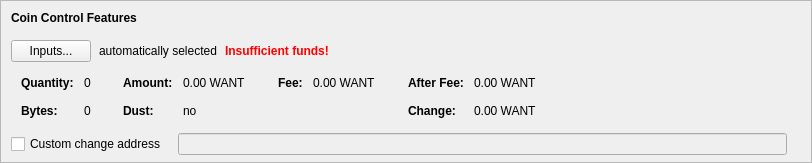
    <widget class="QFrame" name="frameCoinControl">
     <property name="sizePolicy">
      <sizepolicy hsizetype="Expanding" vsizetype="Expanding">
       <horstretch>0</horstretch>
       <verstretch>0</verstretch>
      </sizepolicy>
     </property>
     <property name="maximumSize">
      <size>
       <width>16777215</width>
       <height>16777215</height>
      </size>
     </property>
     <property name="frameShape">
      <enum>QFrame::StyledPanel</enum>
     </property>
     <property name="frameShadow">
      <enum>QFrame::Sunken</enum>
     </property>
     <layout class="QVBoxLayout" name="verticalLayoutCoinControl2">
      <property name="spacing">
       <number>0</number>
      </property>
      <property name="leftMargin">
       <number>0</number>
      </property>
      <property name="topMargin">
       <number>0</number>
      </property>
      <property name="rightMargin">
       <number>0</number>
      </property>
      <property name="bottomMargin">
       <number>6</number>
      </property>
      <item>
       <layout class="QVBoxLayout" name="verticalLayoutCoinControl" stretch="0,0,0,0,1">
        <property name="spacing">
         <number>0</number>
        </property>
        <property name="leftMargin">
         <number>10</number>
        </property>
        <property name="topMargin">
         <number>10</number>
        </property>
        <item>
         <layout class="QHBoxLayout" name="horizontalLayoutCoinControl1">
          <property name="bottomMargin">
           <number>15</number>
          </property>
          <item>
           <widget class="QLabel" name="labelCoinControlFeatures">
            <property name="sizePolicy">
             <sizepolicy hsizetype="Preferred" vsizetype="Maximum">
              <horstretch>0</horstretch>
              <verstretch>0</verstretch>
             </sizepolicy>
            </property>
            <property name="font">
             <font>
              <weight>75</weight>
              <bold>true</bold>
             </font>
            </property>
            <property name="styleSheet">
             <string notr="true">font-weight:bold;</string>
            </property>
            <property name="text">
             <string>Coin Control Features</string>
            </property>
           </widget>
          </item>
         </layout>
        </item>
        <item>
         <layout class="QHBoxLayout" name="horizontalLayoutCoinControl2" stretch="0,0,0,0">
          <property name="spacing">
           <number>8</number>
          </property>
          <property name="bottomMargin">
           <number>10</number>
          </property>
          <item>
           <widget class="QPushButton" name="pushButtonCoinControl">
            <property name="styleSheet">
             <string notr="true"/>
            </property>
            <property name="text">
             <string>Inputs...</string>
            </property>
            <property name="autoDefault">
             <bool>false</bool>
            </property>
           </widget>
          </item>
          <item>
           <widget class="QLabel" name="labelCoinControlAutomaticallySelected">
            <property name="text">
             <string>automatically selected</string>
            </property>
            <property name="margin">
             <number>5</number>
            </property>
           </widget>
          </item>
          <item>
           <widget class="QLabel" name="labelCoinControlInsuffFunds">
            <property name="font">
             <font>
              <weight>75</weight>
              <bold>true</bold>
             </font>
            </property>
            <property name="styleSheet">
             <string notr="true">color:red;font-weight:bold;</string>
            </property>
            <property name="text">
             <string>Insufficient funds!</string>
            </property>
            <property name="margin">
             <number>5</number>
            </property>
           </widget>
          </item>
          <item>
           <spacer name="horizontalSpacerCoinControl">
            <property name="orientation">
             <enum>Qt::Horizontal</enum>
            </property>
            <property name="sizeHint" stdset="0">
             <size>
              <width>40</width>
              <height>1</height>
             </size>
            </property>
           </spacer>
          </item>
         </layout>
        </item>
        <item>
         <widget class="QWidget" name="widgetCoinControl" native="true">
          <property name="sizePolicy">
           <sizepolicy hsizetype="Preferred" vsizetype="Preferred">
            <horstretch>0</horstretch>
            <verstretch>0</verstretch>
           </sizepolicy>
          </property>
          <property name="minimumSize">
           <size>
            <width>0</width>
            <height>0</height>
           </size>
          </property>
          <property name="styleSheet">
           <string notr="true"/>
          </property>
          <layout class="QHBoxLayout" name="horizontalLayoutCoinControl5">
           <property name="leftMargin">
            <number>0</number>
           </property>
           <property name="topMargin">
            <number>0</number>
           </property>
           <property name="rightMargin">
            <number>0</number>
           </property>
           <property name="bottomMargin">
            <number>0</number>
           </property>
           <item>
            <layout class="QHBoxLayout" name="horizontalLayoutCoinControl3" stretch="0,0,0,1">
             <property name="spacing">
              <number>20</number>
             </property>
             <property name="topMargin">
              <number>0</number>
             </property>
             <property name="bottomMargin">
              <number>10</number>
             </property>
             <item>
              <layout class="QFormLayout" name="formLayoutCoinControl1">
               <property name="horizontalSpacing">
                <number>10</number>
               </property>
               <property name="verticalSpacing">
                <number>14</number>
               </property>
               <property name="leftMargin">
                <number>10</number>
               </property>
               <property name="topMargin">
                <number>4</number>
               </property>
               <property name="rightMargin">
                <number>6</number>
               </property>
               <item row="0" column="0">
                <widget class="QLabel" name="labelCoinControlQuantityText">
                 <property name="font">
                  <font>
                   <weight>75</weight>
                   <bold>true</bold>
                  </font>
                 </property>
                 <property name="text">
                  <string>Quantity:</string>
                 </property>
                 <property name="margin">
                  <number>0</number>
                 </property>
                </widget>
               </item>
               <item row="0" column="1">
                <widget class="QLabel" name="labelCoinControlQuantity">
                 <property name="cursor">
                  <cursorShape>IBeamCursor</cursorShape>
                 </property>
                 <property name="contextMenuPolicy">
                  <enum>Qt::ActionsContextMenu</enum>
                 </property>
                 <property name="text">
                  <string notr="true">0</string>
                 </property>
                 <property name="margin">
                  <number>0</number>
                 </property>
                 <property name="textInteractionFlags">
                  <set>Qt::LinksAccessibleByMouse|Qt::TextSelectableByKeyboard|Qt::TextSelectableByMouse</set>
                 </property>
                </widget>
               </item>
               <item row="1" column="0">
                <widget class="QLabel" name="labelCoinControlBytesText">
                 <property name="font">
                  <font>
                   <weight>75</weight>
                   <bold>true</bold>
                  </font>
                 </property>
                 <property name="text">
                  <string>Bytes:</string>
                 </property>
                </widget>
               </item>
               <item row="1" column="1">
                <widget class="QLabel" name="labelCoinControlBytes">
                 <property name="cursor">
                  <cursorShape>IBeamCursor</cursorShape>
                 </property>
                 <property name="contextMenuPolicy">
                  <enum>Qt::ActionsContextMenu</enum>
                 </property>
                 <property name="text">
                  <string notr="true">0</string>
                 </property>
                 <property name="textInteractionFlags">
                  <set>Qt::LinksAccessibleByMouse|Qt::TextSelectableByKeyboard|Qt::TextSelectableByMouse</set>
                 </property>
                </widget>
               </item>
              </layout>
             </item>
             <item>
              <layout class="QFormLayout" name="formLayoutCoinControl2">
               <property name="horizontalSpacing">
                <number>10</number>
               </property>
               <property name="verticalSpacing">
                <number>14</number>
               </property>
               <property name="leftMargin">
                <number>6</number>
               </property>
               <property name="topMargin">
                <number>4</number>
               </property>
               <property name="rightMargin">
                <number>6</number>
               </property>
               <item row="0" column="0">
                <widget class="QLabel" name="labelCoinControlAmountText">
                 <property name="font">
                  <font>
                   <weight>75</weight>
                   <bold>true</bold>
                  </font>
                 </property>
                 <property name="text">
                  <string>Amount:</string>
                 </property>
                 <property name="margin">
                  <number>0</number>
                 </property>
                </widget>
               </item>
               <item row="0" column="1">
                <widget class="QLabel" name="labelCoinControlAmount">
                 <property name="cursor">
                  <cursorShape>IBeamCursor</cursorShape>
                 </property>
                 <property name="contextMenuPolicy">
                  <enum>Qt::ActionsContextMenu</enum>
                 </property>
                 <property name="text">
                  <string notr="true">0.00 WANT</string>
                 </property>
                 <property name="textInteractionFlags">
                  <set>Qt::LinksAccessibleByMouse|Qt::TextSelectableByKeyboard|Qt::TextSelectableByMouse</set>
                 </property>
                </widget>
               </item>
               <item row="1" column="0">
                <widget class="QLabel" name="labelCoinControlLowOutputText">
                 <property name="font">
                  <font>
                   <weight>75</weight>
                   <bold>true</bold>
                  </font>
                 </property>
                 <property name="text">
                  <string>Dust:</string>
                 </property>
                </widget>
               </item>
               <item row="1" column="1">
                <widget class="QLabel" name="labelCoinControlLowOutput">
                 <property name="cursor">
                  <cursorShape>IBeamCursor</cursorShape>
                 </property>
                 <property name="contextMenuPolicy">
                  <enum>Qt::ActionsContextMenu</enum>
                 </property>
                 <property name="text">
                  <string notr="true">no</string>
                 </property>
                 <property name="textInteractionFlags">
                  <set>Qt::LinksAccessibleByMouse|Qt::TextSelectableByKeyboard|Qt::TextSelectableByMouse</set>
                 </property>
                </widget>
               </item>
              </layout>
             </item>
             <item>
              <layout class="QFormLayout" name="formLayoutCoinControl3">
               <property name="horizontalSpacing">
                <number>10</number>
               </property>
               <property name="verticalSpacing">
                <number>14</number>
               </property>
               <property name="leftMargin">
                <number>6</number>
               </property>
               <property name="topMargin">
                <number>4</number>
               </property>
               <property name="rightMargin">
                <number>6</number>
               </property>
               <item row="0" column="0">
                <widget class="QLabel" name="labelCoinControlFeeText">
                 <property name="font">
                  <font>
                   <weight>75</weight>
                   <bold>true</bold>
                  </font>
                 </property>
                 <property name="text">
                  <string>Fee:</string>
                 </property>
                 <property name="margin">
                  <number>0</number>
                 </property>
                </widget>
               </item>
               <item row="0" column="1">
                <widget class="QLabel" name="labelCoinControlFee">
                 <property name="cursor">
                  <cursorShape>IBeamCursor</cursorShape>
                 </property>
                 <property name="contextMenuPolicy">
                  <enum>Qt::ActionsContextMenu</enum>
                 </property>
                 <property name="text">
                  <string notr="true">0.00 WANT</string>
                 </property>
                 <property name="textInteractionFlags">
                  <set>Qt::LinksAccessibleByMouse|Qt::TextSelectableByKeyboard|Qt::TextSelectableByMouse</set>
                 </property>
                </widget>
               </item>
             </layout>
             </item>
             <item>
              <layout class="QFormLayout" name="formLayoutCoinControl4">
               <property name="horizontalSpacing">
                <number>10</number>
               </property>
               <property name="verticalSpacing">
                <number>14</number>
               </property>
               <property name="leftMargin">
                <number>6</number>
               </property>
               <property name="topMargin">
                <number>4</number>
               </property>
               <property name="rightMargin">
                <number>6</number>
               </property>
               <item row="0" column="0">
                <widget class="QLabel" name="labelCoinControlAfterFeeText">
                 <property name="font">
                  <font>
                   <weight>75</weight>
                   <bold>true</bold>
                  </font>
                 </property>
                 <property name="text">
                  <string>After Fee:</string>
                 </property>
                 <property name="margin">
                  <number>0</number>
                 </property>
                </widget>
               </item>
               <item row="0" column="1">
                <widget class="QLabel" name="labelCoinControlAfterFee">
                 <property name="cursor">
                  <cursorShape>IBeamCursor</cursorShape>
                 </property>
                 <property name="contextMenuPolicy">
                  <enum>Qt::ActionsContextMenu</enum>
                 </property>
                 <property name="text">
                  <string notr="true">0.00 WANT</string>
                 </property>
                 <property name="textInteractionFlags">
                  <set>Qt::LinksAccessibleByMouse|Qt::TextSelectableByKeyboard|Qt::TextSelectableByMouse</set>
                 </property>
                </widget>
               </item>
               <item row="1" column="0">
                <widget class="QLabel" name="labelCoinControlChangeText">
                 <property name="font">
                  <font>
                   <weight>75</weight>
                   <bold>true</bold>
                  </font>
                 </property>
                 <property name="text">
                  <string>Change:</string>
                 </property>
                </widget>
               </item>
               <item row="1" column="1">
                <widget class="QLabel" name="labelCoinControlChange">
                 <property name="cursor">
                  <cursorShape>IBeamCursor</cursorShape>
                 </property>
                 <property name="contextMenuPolicy">
                  <enum>Qt::ActionsContextMenu</enum>
                 </property>
                 <property name="text">
                  <string notr="true">0.00 WANT</string>
                 </property>
                 <property name="textInteractionFlags">
                  <set>Qt::LinksAccessibleByMouse|Qt::TextSelectableByKeyboard|Qt::TextSelectableByMouse</set>
                 </property>
                </widget>
               </item>
              </layout>
             </item>
            </layout>
           </item>
          </layout>
         </widget>
        </item>
        <item>
         <layout class="QHBoxLayout" name="horizontalLayoutCoinControl4" stretch="0,0,0">
          <property name="spacing">
           <number>12</number>
          </property>
          <property name="sizeConstraint">
           <enum>QLayout::SetDefaultConstraint</enum>
          </property>
          <property name="topMargin">
           <number>5</number>
          </property>
          <property name="rightMargin">
           <number>5</number>
          </property>
          <item>
           <widget class="QCheckBox" name="checkBoxCoinControlChange">
            <property name="toolTip">
             <string>If this is activated, but the change address is empty or invalid, change will be sent to a newly generated address.</string>
            </property>
            <property name="text">
             <string>Custom change address</string>
            </property>
           </widget>
          </item>
          <item>
           <widget class="QValidatedLineEdit" name="lineEditCoinControlChange">
            <property name="enabled">
             <bool>false</bool>
            </property>
            <property name="sizePolicy">
             <sizepolicy hsizetype="Expanding" vsizetype="Fixed">
              <horstretch>0</horstretch>
              <verstretch>0</verstretch>
             </sizepolicy>
            </property>
           </widget>
          </item>
          <item>
           <widget class="QLabel" name="labelCoinControlChangeLabel">
            <property name="sizePolicy">
             <sizepolicy hsizetype="Preferred" vsizetype="Expanding">
              <horstretch>0</horstretch>
              <verstretch>0</verstretch>
             </sizepolicy>
            </property>
            <property name="minimumSize">
             <size>
              <width>0</width>
              <height>0</height>
             </size>
            </property>
            <property name="text">
             <string/>
            </property>
            <property name="margin">
             <number>3</number>
            </property>
           </widget>
          </item>
         </layout>
        </item>
        <item>
         <spacer name="verticalSpacerCoinControl">
          <property name="orientation">
           <enum>Qt::Vertical</enum>
          </property>
          <property name="sizeHint" stdset="0">
           <size>
            <width>800</width>
            <height>1</height>
           </size>
          </property>
         </spacer>
        </item>
       </layout>
      </item>
     </layout>
    </widget>
